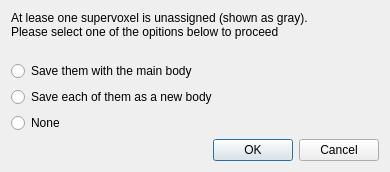
<?xml version="1.0" encoding="UTF-8"?>
<ui version="4.0">
 <class>FlyEmCleaveUnassignedDialog</class>
 <widget class="QDialog" name="FlyEmCleaveUnassignedDialog">
  <property name="geometry">
   <rect>
    <x>0</x>
    <y>0</y>
    <width>390</width>
    <height>172</height>
   </rect>
  </property>
  <property name="windowTitle">
   <string>Cleave Choice</string>
  </property>
  <layout class="QVBoxLayout" name="verticalLayout_2">
   <item>
    <widget class="QLabel" name="description">
     <property name="text">
      <string>At lease one supervoxel is unassigned (shown as gray). 
Please select one of the opitions below to proceed</string>
     </property>
    </widget>
   </item>
   <item>
    <spacer name="verticalSpacer">
     <property name="orientation">
      <enum>Qt::Vertical</enum>
     </property>
     <property name="sizeHint" stdset="0">
      <size>
       <width>20</width>
       <height>40</height>
      </size>
     </property>
    </spacer>
   </item>
   <item>
    <layout class="QVBoxLayout" name="verticalLayout">
     <item>
      <widget class="QRadioButton" name="mainRadioButton">
       <property name="text">
        <string>Save them with the main body</string>
       </property>
      </widget>
     </item>
     <item>
      <widget class="QRadioButton" name="shatterRadioButton">
       <property name="text">
        <string>Save each of them as a new body</string>
       </property>
      </widget>
     </item>
     <item>
      <widget class="QRadioButton" name="noneRadioButton">
       <property name="text">
        <string>None</string>
       </property>
      </widget>
     </item>
    </layout>
   </item>
   <item>
    <widget class="QDialogButtonBox" name="buttonBox">
     <property name="orientation">
      <enum>Qt::Horizontal</enum>
     </property>
     <property name="standardButtons">
      <set>QDialogButtonBox::Cancel|QDialogButtonBox::Ok</set>
     </property>
    </widget>
   </item>
  </layout>
 </widget>
 <resources/>
 <connections>
  <connection>
   <sender>buttonBox</sender>
   <signal>accepted()</signal>
   <receiver>FlyEmCleaveUnassignedDialog</receiver>
   <slot>accept()</slot>
   <hints>
    <hint type="sourcelabel">
     <x>248</x>
     <y>254</y>
    </hint>
    <hint type="destinationlabel">
     <x>157</x>
     <y>274</y>
    </hint>
   </hints>
  </connection>
  <connection>
   <sender>buttonBox</sender>
   <signal>rejected()</signal>
   <receiver>FlyEmCleaveUnassignedDialog</receiver>
   <slot>reject()</slot>
   <hints>
    <hint type="sourcelabel">
     <x>316</x>
     <y>260</y>
    </hint>
    <hint type="destinationlabel">
     <x>286</x>
     <y>274</y>
    </hint>
   </hints>
  </connection>
 </connections>
</ui>
